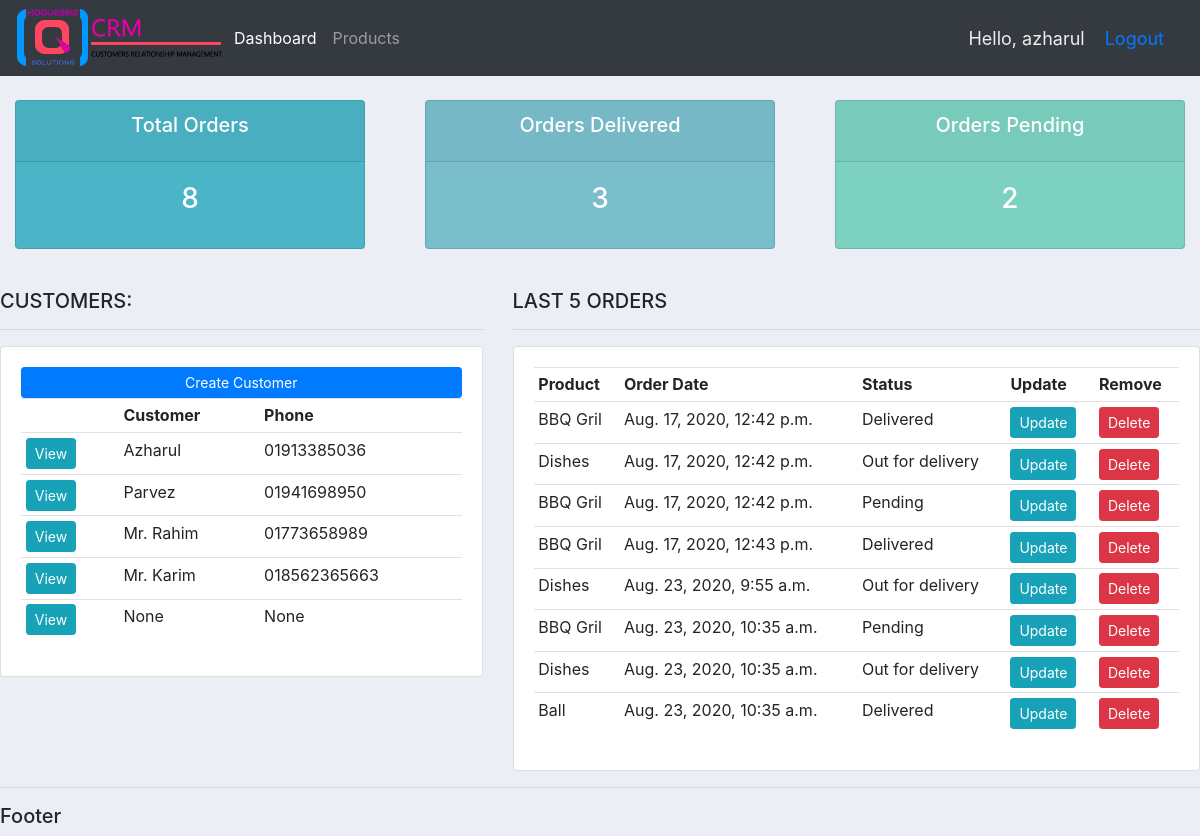
Page / (signed in) on the earlier database version.
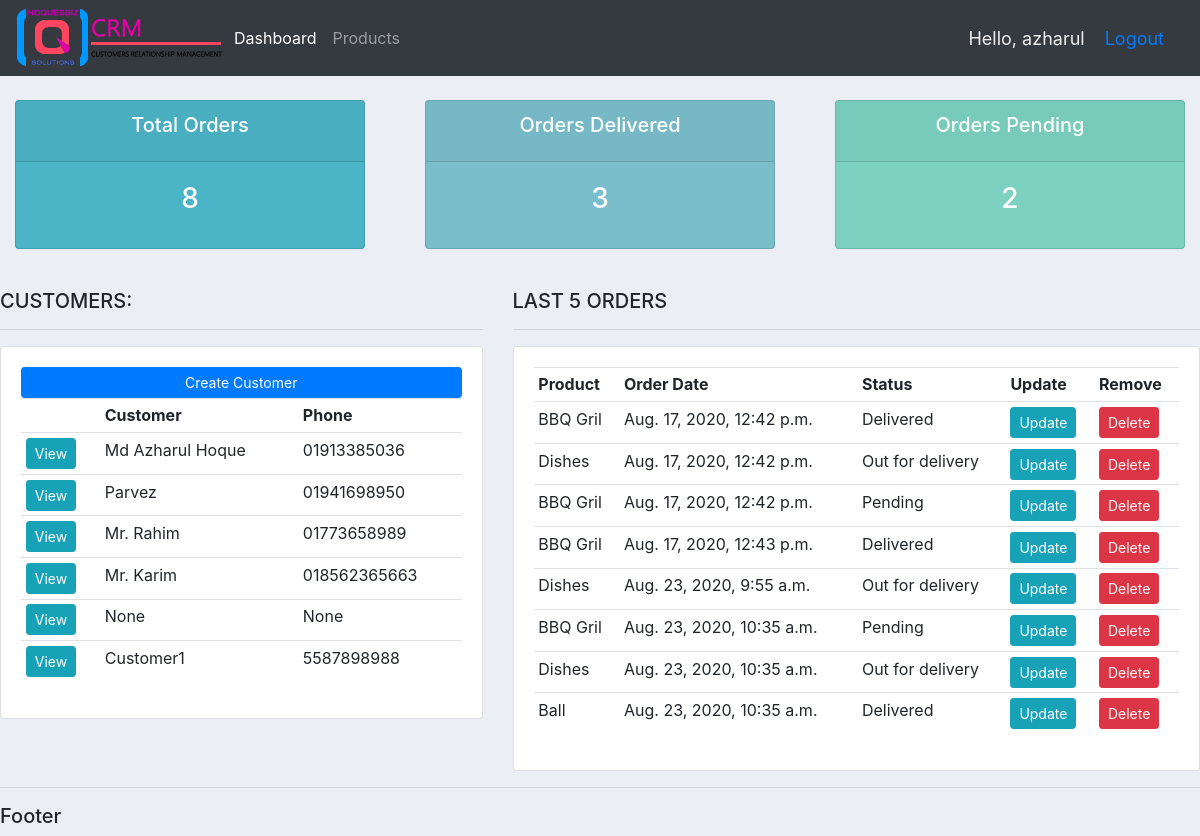
Same page on the later database version.
### accounts/models.py (models this page shows, shortened)
class Customer(models.Model):
    user = models.OneToOneField(User, null=True, on_delete=models.CASCADE)
    name = models.CharField(max_length=200, null=True)
    phone = models.CharField(max_length=200, null=True)
    email = models.CharField(max_length=200, null=True)
    profile_pic = models.ImageField(default='profile1.png', null=True, blank=True)
    date_created = models.DateTimeField(auto_now_add=True, null=True)

class Order(models.Model):
    STATUS = (
        ('Pending', 'Pending'),
        ('Out for delivery', 'Out for delivery'),
        ('Delivered', 'Delivered'),
    )
    customer = models.ForeignKey(Customer, null=True, on_delete=models.SET_NULL)
    product = models.ForeignKey(Product, null=True, on_delete=models.SET_NULL)
    date_created = models.DateTimeField(auto_now_add=True, null=True)
    status = models.CharField(max_length=200, null=True, choices=STATUS)
    note = models.CharField(max_length=1000, null=True)

class Product(models.Model):
    CATEGORY = (
        ('Indoor', 'Indoor'),
        ('Out Door', 'Out Door'),
    )
    name = models.CharField(max_length=200, null=True)
    price = models.FloatField(null=True)
    category = models.CharField(max_length=200, null=True, choices=CATEGORY)
    description = models.CharField(max_length=200, null=True, blank=True)
    date_created = models.DateTimeField(auto_now_add=True, null=True)
    tags = models.ManyToManyField(Tag)
    def __str__(self):
        return self.name

### accounts/decorators.py (the view)
    def wrapper_func(request, *args, **kwargs):
        group = None
        if request.user.groups.exists():
            group = request.user.groups.all()[0].name
        if group == 'customer':
            return redirect('user-page')
        if group == 'admin':
            return view_func(request, *args, **kwargs)
        return HttpResponse('You are not authorized to view this page')

### accounts/views.py (called while the page is built)
@login_required(login_url='login')
@admin_only
def home(request):
    orders = Order.objects.all()
    customers = Customer.objects.all()
    total_customer = customers.count()
    total_orders = orders.count()
    order_delivered = orders.filter(status='Delivered').count()
    order_pending = orders.filter(status='Pending').count()
    context = {'customers': customers,
                   'orders':orders,
                   'total_customer':total_customer,
                   'total_orders':total_orders,
                   'order_delivered':order_delivered,
                   'order_pending':order_pending,
                   }
    return render(request, 'accounts/dashboard.html', context)

### accounts/templates/accounts/dashboard.html
{% extends 'accounts/main.html' %}
    {% block content %}
        {% include 'accounts/status.html' %}
        <br>
        <div class="row">
            <div class="col-md-5">
                <h5>CUSTOMERS:</h5>
                <hr>
                <div class="card card-body">
                    <a href="" class="btn btn-primary btn-sm btn-block">Create Customer</a>
                    <table class="table table-sm">
                        <tr>
                            <th></th>
                            <th>Customer</th>
                            <th>Phone</th>
                        </tr>
                        {% for customer in customers %}
                            <tr>
                                <td><a class="btn btn-sm btn-info" href="{% url 'customer' customer.id %}">View</a></td>
                                <td>{{ customer.name }}</td>
                                <td>{{ customer.phone }}</td>
                            </tr>
                        {% endfor %}
                    </table>
                </div>
            </div>
            <div class="col-md-7">
                <h5>LAST 5 ORDERS</h5>
                <hr>
                <div class="card card-body">
                    <table class="table table-sm">
                        <tr>
                            <th>Product</th>
                            <th>Order Date</th>
                            <th>Status</th>
                            <th>Update</th>
                            <th>Remove</th>
                        </tr>
                        {% for order in orders %}
                            <tr>
                                <td>{{ order.product }}</td>
                                <td>{{ order.date_created }}</td>
                                <td>{{ order.status }}</td>
                                <td><a class="btn btn-sm btn-info" href="{% url 'update_order' order.id %}">Update</a></td>
                                <td><a class="btn btn-sm btn-danger" href="{% url 'delete_order' order.id %}">Delete</a></td>
                            </tr>
                        {% endfor %}
                    </table>
                </div>
            </div>
        </div>
    {% endblock %}

Differences in the rows shown:
changed Customer: name "Azharul" → "Md Azharul Hoque"
added Customer: name "Customer1", phone "5587898988"
